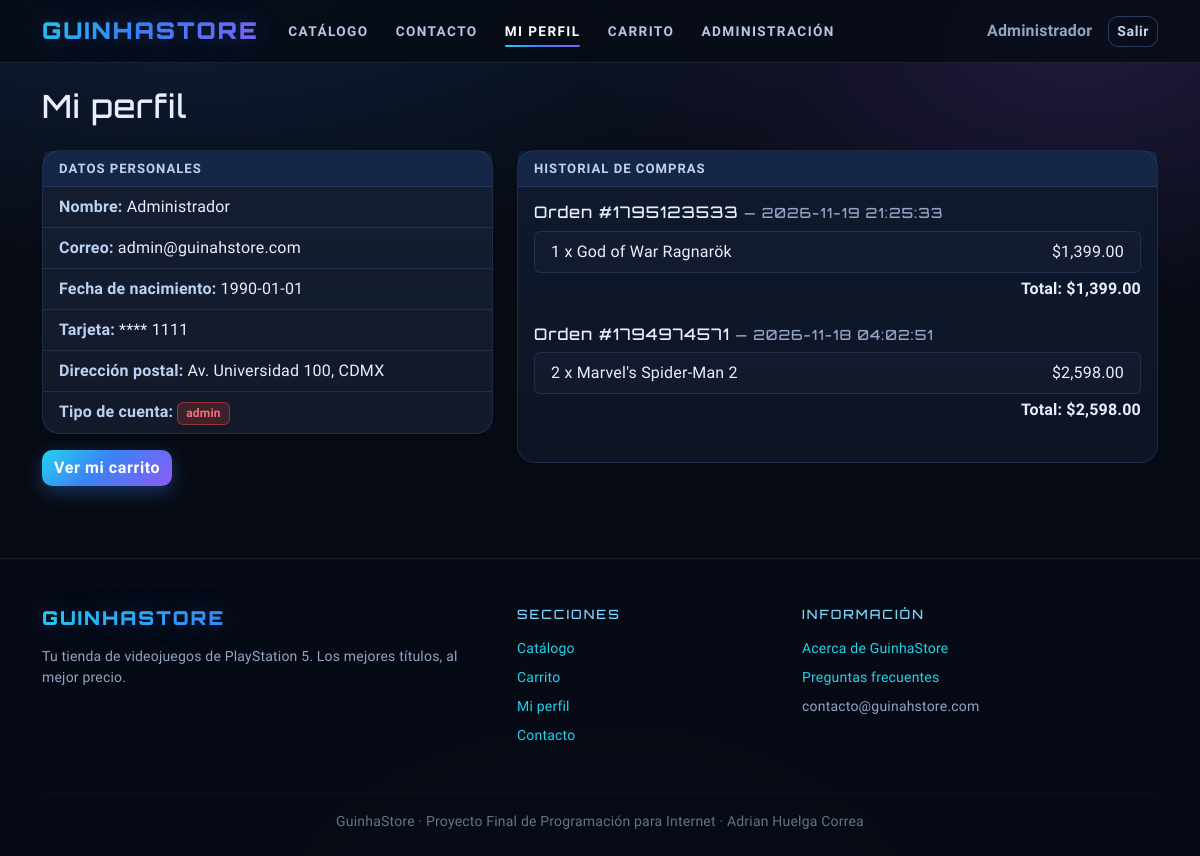
The app's page /perfil.php (signed in) with its own data.
### tables this page shows
CREATE TABLE `usuarios` (
  `id` int(11) NOT NULL AUTO_INCREMENT,
  `nombre` varchar(100) NOT NULL,
  `correo` varchar(150) NOT NULL,
  `contrasena` varchar(255) NOT NULL,
  `fecha_nacimiento` date DEFAULT NULL,
  `num_tarjeta` varchar(20) DEFAULT NULL,
  `direccion_postal` varchar(200) DEFAULT NULL,
  `rol` enum('cliente','admin') NOT NULL DEFAULT 'cliente',
  PRIMARY KEY (`id`),
  UNIQUE KEY `uq_correo` (`correo`)
);

CREATE TABLE `historial` (
  `id` int(11) NOT NULL AUTO_INCREMENT,
  `id_orden` int(11) NOT NULL,
  `id_usuario` int(11) NOT NULL,
  `id_producto` int(11) NOT NULL,
  `cantidad` int(11) NOT NULL DEFAULT 1,
  `precio_unitario` decimal(10,2) NOT NULL DEFAULT 0.00,
  `fecha` datetime NOT NULL DEFAULT current_timestamp(),
  PRIMARY KEY (`id`),
  KEY `idx_hist_usuario` (`id_usuario`),
  KEY `id_producto` (`id_producto`),
  CONSTRAINT `historial_ibfk_1` FOREIGN KEY (`id_usuario`) REFERENCES `usuarios` (`id`) ON DELETE CASCADE,
  CONSTRAINT `historial_ibfk_2` FOREIGN KEY (`id_producto`) REFERENCES `productos` (`id`) ON DELETE CASCADE
);

CREATE TABLE `productos` (
  `id` int(11) NOT NULL AUTO_INCREMENT,
  `nombre` varchar(150) NOT NULL,
  `descripcion` text DEFAULT NULL,
  `foto` mediumblob DEFAULT NULL,
  `precio` decimal(10,2) NOT NULL DEFAULT 0.00,
  `stock` int(11) NOT NULL DEFAULT 0,
  `fabricante` varchar(100) DEFAULT NULL,
  `origen` varchar(100) DEFAULT NULL,
  `trailer` varchar(30) DEFAULT NULL,
  PRIMARY KEY (`id`)
);

### html/auth.php (called while the page is built, shortened)
<?php
function usuarioActual()
{
    return $_SESSION["usuario"] ?? null;
}

### html/util.php (called while the page is built, shortened)
<?php
function precio($valor)
{
    return "$" . number_format((float) $valor, 2);
}

### html/perfil.php (the view, shortened to what this page needs)
<?php
require "conexion.php";
require "util.php";
require "auth.php";
$usuario = usuarioActual();
$stmt = mysqli_prepare($con, "SELECT nombre, correo, fecha_nacimiento, num_tarjeta, direccion_postal, rol
                              FROM usuarios WHERE id = ?");
mysqli_stmt_bind_param($stmt, "i", $usuario["id"]);
mysqli_stmt_execute($stmt);
$r = mysqli_stmt_get_result($stmt);
$datos = mysqli_fetch_assoc($r);
$stmt = mysqli_prepare($con, "SELECT h.id_orden, h.cantidad, h.precio_unitario, h.fecha, p.nombre
                              FROM historial h JOIN productos p ON h.id_producto = p.id
                              WHERE h.id_usuario = ?
                              ORDER BY h.id_orden DESC, h.id ASC");
mysqli_stmt_bind_param($stmt, "i", $usuario["id"]);
mysqli_stmt_execute($stmt);
$r = mysqli_stmt_get_result($stmt);
$compras = mysqli_fetch_all($r, MYSQLI_ASSOC);
$ordenes = array();
foreach ($compras as $c) {
    if (!isset($ordenes[$c["id_orden"]])) {
        $ordenes[$c["id_orden"]] = array("fecha" => $c["fecha"], "items" => array(), "total" => 0);
    }
    $ordenes[$c["id_orden"]]["items"][] = $c;
    $ordenes[$c["id_orden"]]["total"] += $c["cantidad"] * $c["precio_unitario"];
}
$paginaActiva = "perfil";
include "header.php";
?>
<h1 class="h2 mb-4">Mi perfil</h1>
<div class="row g-4">
    <div class="col-lg-5">
        <div class="card shadow-sm">
            <div class="card-header bg-dark text-white">Datos personales</div>
            <ul class="list-group list-group-flush">
                <li class="list-group-item"><strong>Nombre:</strong> <?php echo htmlspecialchars($datos["nombre"]); ?></li>
                <li class="list-group-item"><strong>Correo:</strong> <?php echo htmlspecialchars($datos["correo"]); ?></li>
                <li class="list-group-item"><strong>Fecha de nacimiento:</strong>
                    <?php echo htmlspecialchars($datos["fecha_nacimiento"]); ?></li>
                <li class="list-group-item"><strong>Tarjeta:</strong>
                    **** <?php echo htmlspecialchars(substr($datos["num_tarjeta"], -4)); ?></li>
                <li class="list-group-item"><strong>Dirección postal:</strong>
                    <?php echo htmlspecialchars($datos["direccion_postal"]); ?></li>
                <li class="list-group-item"><strong>Tipo de cuenta:</strong>
                    <span class="badge bg-<?php echo $datos["rol"] === "admin" ? "danger" : "secondary"; ?>">
                        <?php echo htmlspecialchars($datos["rol"]); ?>
                    </span>
                </li>
            </ul>
        </div>
        <a href="carrito.php" class="btn btn-primary mt-3">Ver mi carrito</a>
    </div>
    <div class="col-lg-7">
        <div class="card shadow-sm">
            <div class="card-header bg-dark text-white">Historial de compras</div>
            <div class="card-body">
                <?php if (count($ordenes) === 0) { ?>
                    <p class="text-muted mb-0">Todavía no has realizado compras. <a href="index.php">Ir al catálogo</a>.</p>
                <?php } else { ?>
                    <?php foreach ($ordenes as $idOrden => $orden) { ?>
                        <div class="mb-4">
                            <h2 class="h6">
                                Orden #<?php echo $idOrden; ?>
                                <small class="text-muted">— <?php echo htmlspecialchars($orden["fecha"]); ?></small>
                            </h2>
                            <ul class="list-group mb-1">
                                <?php foreach ($orden["items"] as $it) { ?>
                                    <li class="list-group-item d-flex justify-content-between">
                                        <span>
                                            <?php echo (int) $it["cantidad"]; ?> x
                                            <?php echo htmlspecialchars($it["nombre"]); ?>
                                        </span>
                                        <span><?php echo precio($it["cantidad"] * $it["precio_unitario"]); ?></span>
                                    </li>
                                <?php } ?>
                            </ul>
                            <p class="text-end fw-bold mb-0">Total: <?php echo precio($orden["total"]); ?></p>
                        </div>
                    <?php } ?>
                <?php } ?>
            </div>
        </div>
    </div>
</div>
<?php include "footer.php"; ?>

### html/header.php (shortened to what this page needs)
<?php
require_once __DIR__ . "/auth.php";
require_once __DIR__ . "/conexion.php";
$usuario = usuarioActual();
$paginaActiva = $paginaActiva ?? "";
$articulosCarrito = 0;
if ($usuario) {
    $stmtCarrito = mysqli_prepare($con, "SELECT COALESCE(SUM(cantidad), 0) AS total FROM carrito WHERE id_usuario = ?");
    mysqli_stmt_bind_param($stmtCarrito, "i", $usuario["id"]);
    mysqli_stmt_execute($stmtCarrito);
    $resCarrito = mysqli_stmt_get_result($stmtCarrito);
    $filaCarrito = mysqli_fetch_assoc($resCarrito);
    $articulosCarrito = (int) $filaCarrito["total"];
}
?>
<!DOCTYPE html>
<html lang="es">
<head>
    <link href="https://cdn.jsdelivr.net/npm/bootstrap@5.3.3/dist/css/bootstrap.min.css" rel="stylesheet">
    <link rel="stylesheet" href="estilos.css">
</head>
<body>
    <nav class="navbar navbar-expand-lg navbar-dark">
        <div class="container">
            <a class="navbar-brand" href="index.php">GUINHASTORE</a>
            <div class="collapse navbar-collapse" id="menuPrincipal">
                <ul class="navbar-nav me-auto mb-2 mb-lg-0">
                    <li class="nav-item">
                        <a class="nav-link <?php echo $paginaActiva === 'catalogo' ? 'active' : ''; ?>"
                            href="index.php">Catálogo</a>
                    </li>
                    <li class="nav-item">
                        <a class="nav-link <?php echo $paginaActiva === 'contacto' ? 'active' : ''; ?>"
                            href="contacto.php">Contacto</a>
                    </li>
                    <?php if ($usuario) { ?>
                        <li class="nav-item">
                            <a class="nav-link <?php echo $paginaActiva === 'perfil' ? 'active' : ''; ?>"
                                href="perfil.php">Mi perfil</a>
                        </li>
                        <li class="nav-item">
                            <a class="nav-link <?php echo $paginaActiva === 'carrito' ? 'active' : ''; ?>"
                                href="carrito.php">Carrito<?php if ($articulosCarrito > 0) { ?><span
                                    class="badge-contador"><?php echo $articulosCarrito; ?></span><?php } ?></a>
                        </li>
                        <?php if ($usuario["rol"] === "admin") { ?>
                            <li class="nav-item">
                                <a class="nav-link <?php echo $paginaActiva === 'admin' ? 'active' : ''; ?>"
                                    href="admin.php">Administración</a>
                            </li>
                        <?php } ?>
                    <?php } ?>
                </ul>
                <ul class="navbar-nav align-items-lg-center">
                    <?php if ($usuario) { ?>
                        <li class="nav-item">
                            <span class="navbar-text me-3"><?php echo htmlspecialchars($usuario["nombre"]); ?></span>
                        </li>
                        <li class="nav-item">
                            <a class="btn btn-outline-secondary btn-sm" href="logout.php">Salir</a>
                        </li>
                    <?php } ?>
                </ul>
            </div>
        </div>
    </nav>
    <main class="container py-4">

### html/estilos.css (style rules this page uses)
:root { --bg: #070b14; --bg-2: #0d1424; --card: #101a2e; --card-2: #16203a; --border: rgba(120, 170, 255, .14); --text: #e8eefc; --muted: #93a4c4; --cian: #22d3ee; --azul: #3b82f6; --violeta: #8b5cf6; --rosa: #ec4899; --ok: #22c55e; --glow-azul: 0 0 28px rgba(59, 130, 246, .45); --glow-violeta: 0 0 28px rgba(139, 92, 246, .45); --grad: linear-gradient(135deg, var(--cian), var(--azul) 45%, var(--violeta)); }
body { background: radial-gradient(1200px 600px at 15% -10%, rgba(59, 130, 246, .20), transparent 60%), radial-gradient(900px 500px at 90% 5%, rgba(139, 92, 246, .18), transparent 55%), radial-gradient(900px 600px at 50% 110%, rgba(34, 211, 238, .10), transparent 60%), var(--bg); background-attachment: fixed; color: var(--text); font-family: 'Rajdhani', 'Segoe UI', system-ui, sans-serif; font-size: 16px; letter-spacing: .2px; min-height: 100vh; }
h1, h2, h3, h4, h5, h6, .display-5, .display-6 { font-family: 'Orbitron', 'Rajdhani', sans-serif; letter-spacing: 1px; }
a { color: var(--cian); text-decoration: none; }
.text-muted { color: var(--muted) !important; }
.navbar { background: rgba(7, 11, 20, .82) !important; backdrop-filter: blur(14px); -webkit-backdrop-filter: blur(14px); border-bottom: 1px solid var(--border); position: sticky; top: 0; z-index: 1030; padding-top: .55rem; padding-bottom: .55rem; }
.navbar-brand { font-family: 'Orbitron', sans-serif; font-weight: 900; font-size: 1.45rem; letter-spacing: 2px; background: var(--grad); -webkit-background-clip: text; background-clip: text; color: transparent !important; text-shadow: 0 0 26px rgba(59, 130, 246, .35); }
.navbar .nav-link { color: #b7c6e4 !important; font-weight: 600; text-transform: uppercase; font-size: .85rem; letter-spacing: 1.4px; position: relative; padding: .55rem .85rem !important; transition: color .2s; }
.navbar .nav-link:hover, .navbar .nav-link.active { color: #ffffff !important; }
.navbar .nav-link::after { content: ""; position: absolute; left: .85rem; right: .85rem; bottom: .18rem; height: 2px; border-radius: 2px; background: var(--grad); transform: scaleX(0); transform-origin: left; transition: transform .25s ease; }
.navbar .nav-link:hover::after, .navbar .nav-link.active::after { transform: scaleX(1); }
.navbar-text { color: var(--muted) !important; font-weight: 600; }
.btn { border-radius: 10px; font-weight: 700; letter-spacing: .6px; transition: all .2s ease; }
.btn-primary { background: var(--grad); border: none; color: #fff; box-shadow: 0 6px 18px rgba(59, 130, 246, .35); }
.btn-outline-dark, .btn-outline-secondary { color: #c7d4ee; border-color: rgba(120, 170, 255, .3); background: transparent; }
.card { background: linear-gradient(180deg, var(--card), var(--bg-2)); border: 1px solid var(--border); border-radius: 18px; color: var(--text); box-shadow: 0 16px 40px rgba(0, 0, 0, .45); }
.card-header { background: rgba(59, 130, 246, .12) !important; border-bottom: 1px solid var(--border); font-weight: 700; letter-spacing: 1px; text-transform: uppercase; font-size: .82rem; color: #bcd2f5 !important; }
.card-body { color: var(--text); }
.badge.bg-danger { background: rgba(239, 68, 68, .2) !important; color: #f87171 !important; border: 1px solid rgba(239, 68, 68, .5); }
.list-group-item { background: rgba(255, 255, 255, .02); border-color: var(--border); color: var(--text); }
.list-group-item strong { color: #bcd2f5; }

### records on screen
usuarios: nombre "Administrador", correo "admin@guinahstore.com", fecha_nacimiento "1990-01-01", num_tarjeta "1111", direccion_postal "Av. Universidad 100, CDMX", rol "admin"
historial: cantidad "1", id_producto.nombre "God of War Ragnarök", precio($it["cantidad"] * $it["precio_unitario"]) "$1,399.00"
historial: cantidad "2", id_producto.nombre "Marvel's Spider-Man 2", precio($it["cantidad"] * $it["precio_unitario"]) "$2,598.00"

### other values on screen
$idOrden "1795123533"
$orden["fecha"] "2026-11-19 21:25:33"
precio($orden["total"]) "$1,399.00"
$idOrden "1794974571"
$orden["fecha"] "2026-11-18 04:02:51"
precio($orden["total"]) "$2,598.00"
